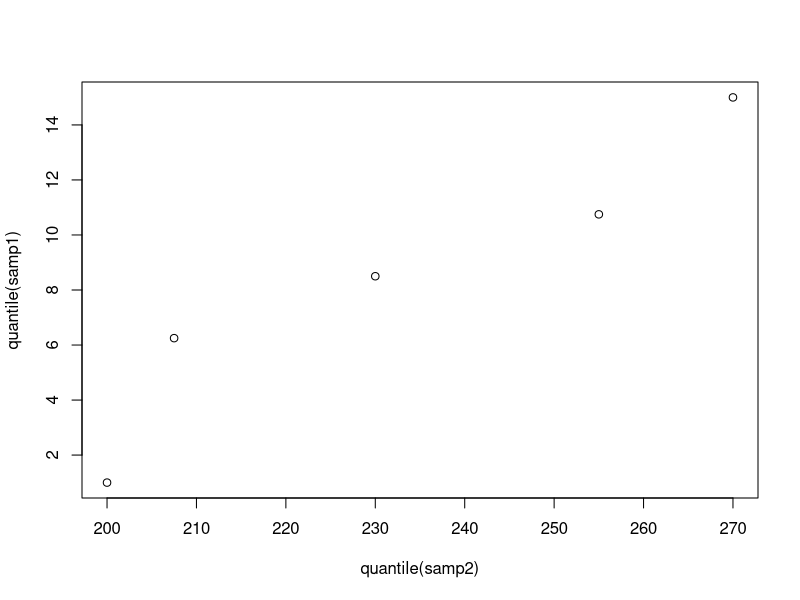
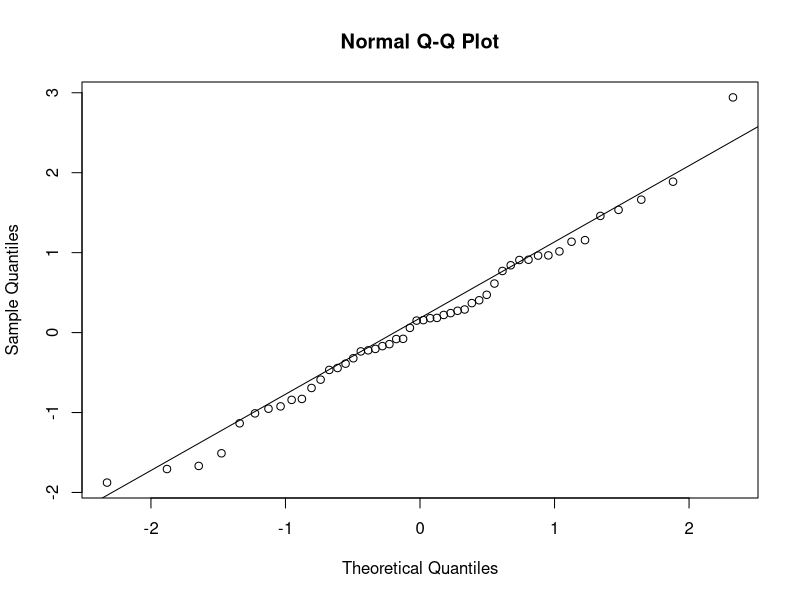
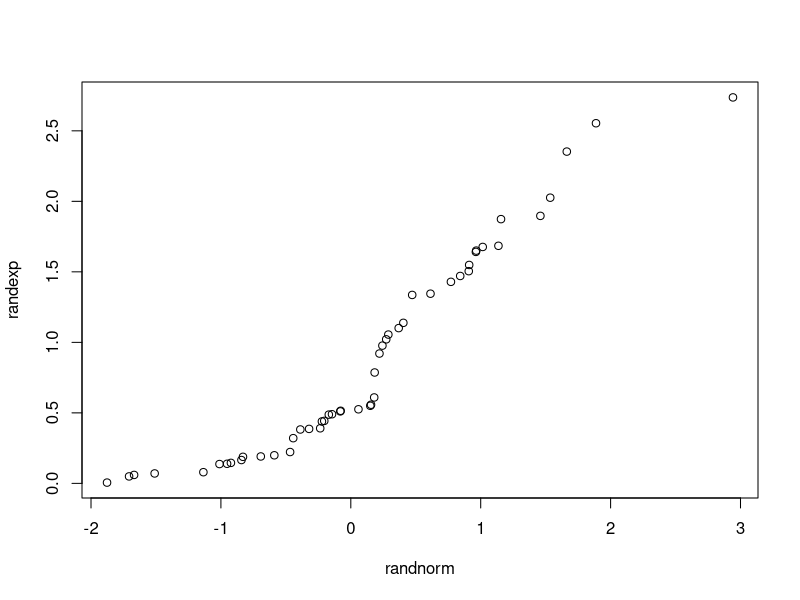

Recreate these plots in R, in order.
# Quantile-quantile plot demo - 10/5/26
samp1 <- c(1, 6, 7, 10, 11, 15)
samp2 <- c(200, 210, 250, 270)

quantile(samp1)
quantile(samp2)

plot(quantile(samp1) ~ quantile(samp2))

# Try the next few lines several times varying the sample size.
# Since we are generating from a normal distribution,
# the qq-plot of the data vs theoretical normal quantiles
# should look like an approximate straight line.
randnorm <- rnorm(50)
qqnorm(randnorm)
qqline(randnorm)

# Try these with varying sample sizes.
# Now that we are generating from an exponential distribution
# (right-skewed), the qq-plot of the data vs theoretical
# normal quantiles should look like a C-curve above the line.
randexp <- rexp(50)
qqplot(randnorm, randexp)
